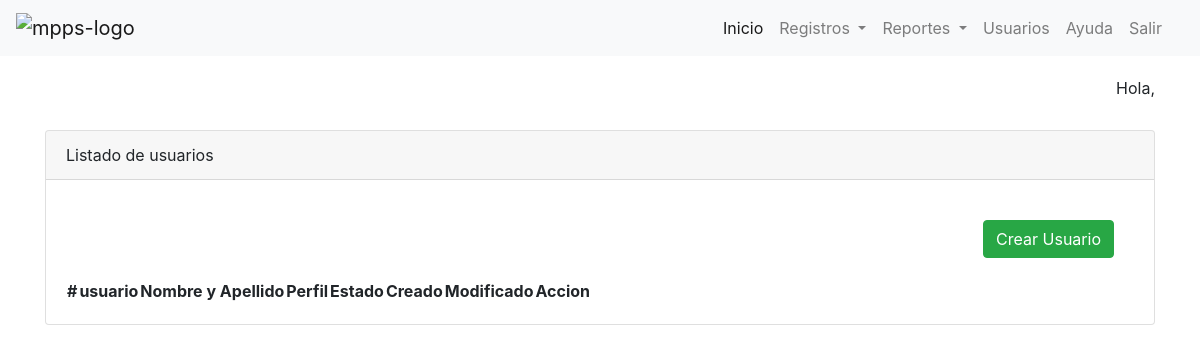
Before: /usuarios.php with the older database file.
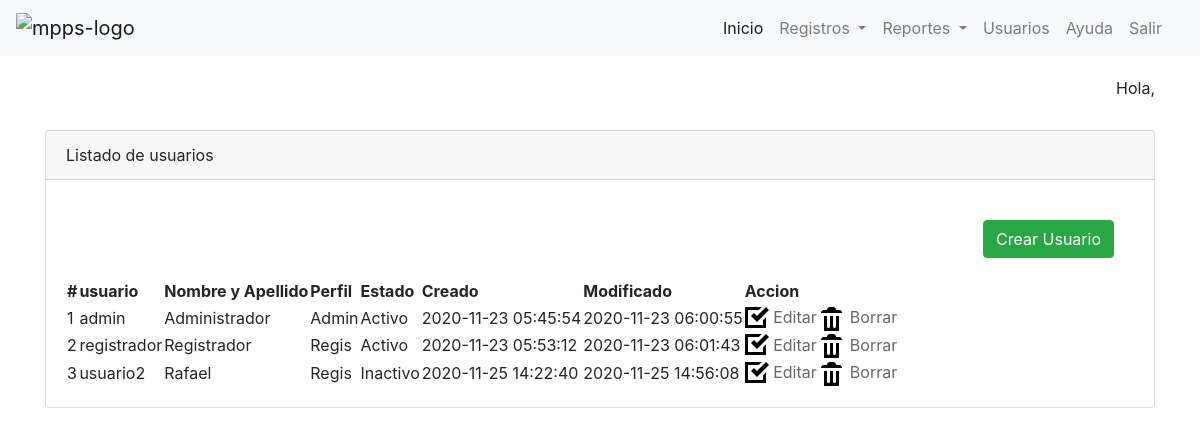
After: the same page with the newer database file.
### tables this page shows
CREATE TABLE `users` (
  `id` int(11) NOT NULL,
  `user` varchar(50) NOT NULL,
  `contrasena` varchar(50) NOT NULL,
  `nombres` varchar(200) NOT NULL,
  `acl` varchar(20) NOT NULL DEFAULT '',
  `estado` tinyint(1) NOT NULL DEFAULT 1,
  `creation_date` timestamp NOT NULL DEFAULT current_timestamp(),
  `update_date` timestamp NOT NULL DEFAULT current_timestamp() ON UPDATE current_timestamp()
);

### usuarios.php (called while the page is built, shortened)
<?php
    include 'menu.php';
    include 'usuario.php';
?>

### usuario.php (the view)
<?php
    include 'conexion.php';
    $query = "SELECT * FROM users WHERE acl !='super'";
    $registro = $link->query($query);
?>
<div class="container">
    <div class="row">
        <div class="col-12">
            <div class="card mycard">
                <div class="card-header">
                        Listado de usuarios
                </div>
                <div class="card-body">
                    <div class="row">
                        <div class="col-12 d-flex justify-content-end">
                            <a class="create-button btn btn-success" href="crear_modificar_usuario.php">Crear Usuario</a>
                        </div>
                    </div>
                    <div class="row">
                        <div class="col-md-12">
                        <table id="table_id" class="display">
                            <thead>
                                <tr>
                                    <th>#</th>
                                    <th>usuario</th>
                                    <th>Nombre y Apellido</th>
                                    <th>Perfil</th>
                                    <th>Estado</th>
                                    <th>Creado</th>
                                    <th>Modificado</th>
                                    <th>Accion</th>
                                </tr>
                            </thead>
                            <tbody>
                                <?php
                                    $cont = 1;
                                    while($todos = $registro->fetch_object()){
                                ?>
                                <tr>
                                    <td><?= $cont ?></td>
                                    <td><?= $todos->user ?></td>
                                    <td><?= $todos->nombres ?></td>
                                    <td><?= $todos->acl ?></td>
                                    <td><?= ($todos->estado == 1) ? 'Activo' : 'Inactivo' ?></td>
                                    <td><?= $todos->creation_date ?></td>
                                    <td><?= $todos->update_date ?></td>
                                    <td>
                                        <a class="link-ver" href="crear_modificar_usuario.php?id=<?= $todos->id ?>">
                                            <img class="ver" src="assets/open-iconic/png/task-3x.png" alt="Editar">
                                            Editar
                                        </a>
                                        <a class="link-ver" href="borrar_usuario.php?id=<?= $todos->id ?>">
                                            <img class="ver" src="assets/open-iconic/png/trash-3x.png" alt="Borrar">
                                            Borrar
                                        </a>
                                    </td>
                                </tr>
                                <?php
                                        $cont++;
                                    }
                                ?>
                            </tbody>
                        </table>
                        </div>
                    </div>
                </div>
            </div>
        </div>
    </div>
</div>

### menu.php (shortened to what this page needs)
<nav class="navbar navbar-expand-lg navbar-light bg-light">
    <a class="navbar-brand" href="inicio.php">
        <img src="img/mpps2.png" class="logo d-inline-block align-top" alt="mpps-logo" loading="lazy">
    </a>
    <div class="collapse navbar-collapse" id="navbarNavDropdown">
        <ul class="navbar-nav">
            <li class="nav-item active">
                <a class="nav-link" href="inicio.php">Inicio</a>
            </li>
            <li class="nav-item dropdown">
                <a class="nav-link dropdown-toggle" href="#" id="navbarDropdownMenuLink" role="button" data-toggle="dropdown" aria-haspopup="true" aria-expanded="false">
                Registros
                </a>
            </li>
            <li class="nav-item dropdown">
                <a class="nav-link dropdown-toggle" href="#" id="navbarDropdownMenuLink" role="button" data-toggle="dropdown" aria-haspopup="true" aria-expanded="false">
                Reportes
                </a>
            </li>
            <?php if($_SESSION['user'] != 'Regis'){
            echo '
            <li class="nav-item">
                <a class="nav-link" href="usuarios.php">Usuarios</a>
            </li>';
            } ?>
            <li class="nav-item">
                <a class="nav-link" href="ayuda.php">Ayuda</a>
            </li>
            <li class="nav-item">
                <a class="nav-link" href="salir.php">Salir</a>
            </li>
        </ul>
    </div>
</nav>
<div class="container">
    <div class="row d-flex justify-content-end saludo">
        <?php include 'saludo.php' ?>
    </div>
</div>

### saludo.php
<?= 'Hola, '.$_SESSION['nombre'] ?>

### css/main.css (style rules this page uses)
.logo { width: 250px; }
@media only screen and (min-width: 1024px) { div#navbarNavDropdown { position: absolute; right: 30px; } }
.mycard { margin-top: 20px; }
img.ver { color: #9daa00; }
a.link-ver { text-decoration: none; color: #666; }
.create-button { margin: 20px; }
.saludo { margin: 20px 0 10px; }

Changed rows visible on the page:
added users: user "admin", nombres "Administrador", acl "Admin", estado "Activo", creation_date "2020-11-23 05:45:54", update_date "2020-11-23 06:00:55"
added users: user "registrador", nombres "Registrador", acl "Regis", estado "Activo", creation_date "2020-11-23 05:53:12", update_date "2020-11-23 06:01:43"
added users: user "usuario2", nombres "Rafael", acl "Regis", estado "Inactivo", creation_date "2020-11-25 14:22:40", update_date "2020-11-25 14:56:08"
